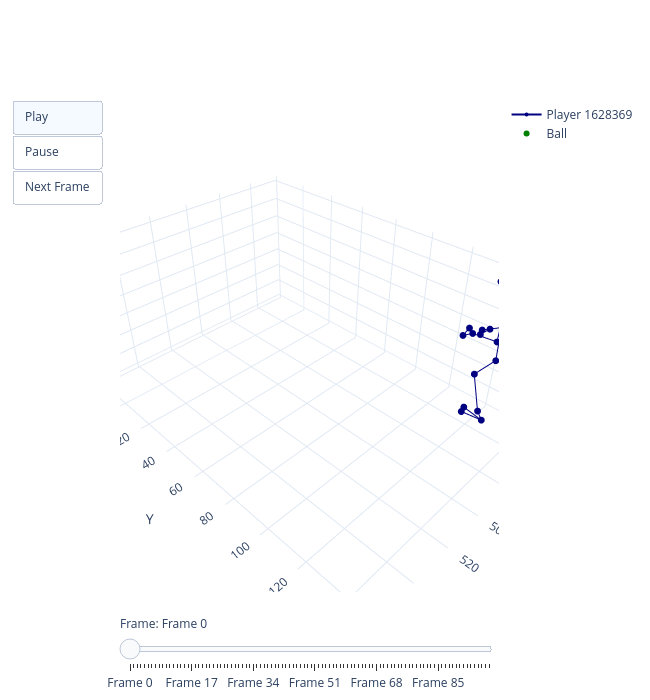

The code cell stored with this chart in its notebook:
### Code cell
create_plotly_anim(reduced_df)

### Figure 1 — Plotly figure (JSON) as saved in the notebook; plotly's stock layout.template omitted (floating-point values rounded to 4 significant figures)
{"data": [{"line": {"color": "navy", "width": 2}, "marker": {"color": "navy", "size": 4}, "mode": "lines+markers", "name": "Player 1628369", "type": "scatter3d", "x": [457.4, 455.0, null, 462.7, 467.5, null, 447.7, 446.5, null, 467.5, 466.1, null, 446.5, 452.5, null, 466.1, 464.0, null, 452.5, 455.5, null, 466.1, 466.3, null, 452.5, 454.1, null, 464.0, 466.3, null, 455.5, 454.1, null, 455.0, 462.7, null, 447.7, 455.0, null, 462.7, 462.9, null, 455.1, 447.7, null, 462.9, 459.0, null, 459.0, 455.1, null, 462.9, 458.8, null, 455.1, 455.5, null, 458.8, 457.6, null, 455.5, 458.2, null, 457.6, 457.6, null, 458.2, 459.1, null, 457.6, 453.7, null, 459.1, 454.7, null, 457.6, 456.8, null, 459.1, 452.9, null, 453.7, 456.8, null, 454.7, 452.9, null], "y": [121.6, 127.1, null, 127.8, 129.8, null, 127.3, 128.1, null, 129.8, 118.6, null, 128.1, 119.0, null, 118.6, 115.8, null, 119.0, 117.1, null, 118.6, 114.8, null, 119.0, 116.0, null, 115.8, 114.8, null, 117.1, 116.0, null, 127.1, 127.8, null, 127.3, 127.1, null, 127.8, 128.9, null, 131.4, 127.3, null, 128.9, 130.3, null, 130.3, 131.4, null, 128.9, 119.2, null, 131.4, 134.0, null, 119.2, 123.5, null, 134.0, 144.7, null, 123.5, 126.1, null, 144.7, 146.6, null, 126.1, 114.9, null, 146.6, 135.9, null, 126.1, 115.6, null, 146.6, 138.5, null, 114.9, 115.6, null, 135.9, 138.5, null], "z": [70.59, 65.21, null, 64.82, 51.71, null, 62.76, 48.73, null, 51.71, 49.6, null, 48.73, 45.44, null, 49.6, 49.85, null, 45.44, 45.56, null, 49.6, 46.91, null, 45.44, 42.13, null, 49.85, 46.91, null, 45.56, 42.13, null, 65.21, 64.82, null, 62.76, 65.21, null, 64.82, 39.98, null, 39.27, 62.76, null, 39.98, 39.95, null, 39.95, 39.27, null, 39.98, 25.64, null, 39.27, 21.67, null, 25.64, 6.817, null, 21.67, 5.799, null, 6.817, 3.091, null, 5.799, 2.277, null, 3.091, 1.41, null, 2.277, 0.543, null, 3.091, 1.112, null, 2.277, 0.792, null, 1.41, 1.112, null, 0.543, 0.792, null]}, {"marker": {"color": "green", "size": 6}, "mode": "markers", "name": "Ball", "type": "scatter3d", "x": [560.6], "y": [-16.17], "z": [50.33]}], "layout": {"height": 700, "scene": {"aspectmode": "data", "aspectratio": {"x": 1, "y": 2, "z": 1}, "camera": {"center": {"x": 0, "y": 0, "z": 0}, "eye": {"x": 1.25, "y": 1.25, "z": 1.25}, "up": {"x": 0, "y": 0, "z": 1}}, "xaxis": {"title": {"text": "X"}}, "yaxis": {"title": {"text": "Y"}}, "zaxis": {"title": {"text": "Z"}}}, "sliders": [{"currentvalue": {"prefix": "Frame: "}, "steps": [{"args": [["frame201460"], {"frame": {"duration": 0, "redraw": true}, "mode": "immediate"}], "label": "Frame 0", "method": "animate"}, {"args": [["frame201461"], {"frame": {"duration": 0, "redraw": true}, "mode": "immediate"}], "label": "Frame 1", "method": "animate"}, {"args": [["frame201462"], {"frame": {"duration": 0, "redraw": true}, "mode": "immediate"}], "label": "Frame 2", "method": "animate"}, {"args": [["frame201463"], {"frame": {"duration": 0, "redraw": true}, "mode": "immediate"}], "label": "Frame 3", "method": "animate"}, {"args": [["frame201464"], {"frame": {"duration": 0, "redraw": true}, "mode": "immediate"}], "label": "Frame 4", "method": "animate"}, {"args": [["frame201465"], {"frame": {"duration": 0, "redraw": true}, "mode": "immediate"}], "label": "Frame 5", "method": "animate"}, {"args": [["frame201466"], {"frame": {"duration": 0, "redraw": true}, "mode": "immediate"}], "label": "Frame 6", "method": "animate"}, {"args": [["frame201467"], {"frame": {"duration": 0, "redraw": true}, "mode": "immediate"}], "label": "Frame 7", "method": "animate"}, {"args": [["frame201468"], {"frame": {"duration": 0, "redraw": true}, "mode": "immediate"}], "label": "Frame 8", "method": "animate"}, {"args": [["frame201469"], {"frame": {"duration": 0, "redraw": true}, "mode": "immediate"}], "label": "Frame 9", "method": "animate"}, {"args": [["frame201470"], {"frame": {"duration": 0, "redraw": true}, "mode": "immediate"}], "label": "Frame 10", "method": "animate"}, {"args": [["frame201471"], {"frame": {"duration": 0, "redraw": true}, "mode": "immediate"}], "label": "Frame 11", "method": "animate"}, {"args": [["frame201472"], {"frame": {"duration": 0, "redraw": true}, "mode": "immediate"}], "label": "Frame 12", "method": "animate"}, {"args": [["frame201473"], {"frame": {"duration": 0, "redraw": true}, "mode": "immediate"}], "label": "Frame 13", "method": "animate"}, {"args": [["frame201474"], {"frame": {"duration": 0, "redraw": true}, "mode": "immediate"}], "label": "Frame 14", "method": "animate"}, {"args": [["frame201475"], {"frame": {"duration": 0, "redraw": true}, "mode": "immediate"}], "label": "Frame 15", "method": "animate"}, {"args": [["frame201476"], {"frame": {"duration": 0, "redraw": true}, "mode": "immediate"}], "label": "Frame 16", "method": "animate"}, {"args": [["frame201477"], {"frame": {"duration": 0, "redraw": true}, "mode": "immediate"}], "label": "Frame 17", "method": "animate"}, {"args": [["frame201478"], {"frame": {"duration": 0, "redraw": true}, "mode": "immediate"}], "label": "Frame 18", "method": "animate"}, {"args": [["frame201479"], {"frame": {"duration": 0, "redraw": true}, "mode": "immediate"}], "label": "Frame 19", "method": "animate"}, {"args": [["frame201480"], {"frame": {"duration": 0, "redraw": true}, "mode": "immediate"}], "label": "Frame 20", "method": "animate"}, {"args": [["frame201481"], {"frame": {"duration": 0, "redraw": true}, "mode": "immediate"}], "label": "Frame 21", "method": "animate"}, {"args": [["frame201482"], {"frame": {"duration": 0, "redraw": true}, "mode": "immediate"}], "label": "Frame 22", "method": "animate"}, {"args": [["frame201483"], {"frame": {"duration": 0, "redraw": true}, "mode": "immediate"}], "label": "Frame 23", "method": "animate"}, {"args": [["frame201484"], {"frame": {"duration": 0, "redraw": true}, "mode": "immediate"}], "label": "Frame 24", "method": "animate"}, {"args": [["frame201485"], {"frame": {"duration": 0, "redraw": true}, "mode": "immediate"}], "label": "Frame 25", "method": "animate"}, {"args": [["frame201486"], {"frame": {"duration": 0, "redraw": true}, "mode": "immediate"}], "label": "Frame 26", "method": "animate"}, {"args": [["frame201487"], {"frame": {"duration": 0, "redraw": true}, "mode": "immediate"}], "label": "Frame 27", "method": "animate"}, {"args": [["frame201488"], {"frame": {"duration": 0, "redraw": true}, "mode": "immediate"}], "label": "Frame 28", "method": "animate"}, {"args": [["frame201489"], {"frame": {"duration": 0, "redraw": true}, "mode": "immediate"}], "label": "Frame 29", "method": "animate"}, {"args": [["frame201490"], {"frame": {"duration": 0, "redraw": true}, "mode": "immediate"}], "label": "Frame 30", "method": "animate"}, {"args": [["frame201491"], {"frame": {"duration": 0, "redraw": true}, "mode": "immediate"}], "label": "Frame 31", "method": "animate"}, {"args": [["frame201492"], {"frame": {"duration": 0, "redraw": true}, "mode": "immediate"}], "label": "Frame 32", "method": "animate"}, {"args": [["frame201493"], {"frame": {"duration": 0, "redraw": true}, "mode": "immediate"}], "label": "Frame 33", "method": "animate"}, {"args": [["frame201494"], {"frame": {"duration": 0, "redraw": true}, "mode": "immediate"}], "label": "Frame 34", "method": "animate"}, {"args": [["frame201495"], {"frame": {"duration": 0, "redraw": true}, "mode": "immediate"}], "label": "Frame 35", "method": "animate"}, {"args": [["frame201496"], {"frame": {"duration": 0, "redraw": true}, "mode": "immediate"}], "label": "Frame 36", "method": "animate"}, {"args": [["frame201497"], {"frame": {"duration": 0, "redraw": true}, "mode": "immediate"}], "label": "Frame 37", "method": "animate"}, {"args": [["frame201498"], {"frame": {"duration": 0, "redraw": true}, "mode": "immediate"}], "label": "Frame 38", "method": "animate"}, {"args": [["frame201499"], {"frame": {"duration": 0, "redraw": true}, "mode": "immediate"}], "label": "Frame 39", "method": "animate"}, {"args": [["frame201500"], {"frame": {"duration": 0, "redraw": true}, "mode": "immediate"}], "label": "Frame 40", "method": "animate"}, {"args": [["frame201501"], {"frame": {"duration": 0, "redraw": true}, "mode": "immediate"}], "label": "Frame 41", "method": "animate"}, {"args": [["frame201502"], {"frame": {"duration": 0, "redraw": true}, "mode": "immediate"}], "label": "Frame 42", "method": "animate"}, {"args": [["frame201503"], {"frame": {"duration": 0, "redraw": true}, "mode": "immediate"}], "label": "Frame 43", "method": "animate"}, {"args": [["frame201504"], {"frame": {"duration": 0, "redraw": true}, "mode": "immediate"}], "label": "Frame 44", "method": "animate"}, {"args": [["frame201505"], {"frame": {"duration": 0, "redraw": true}, "mode": "immediate"}], "label": "Frame 45", "method": "animate"}, {"args": [["frame201506"], {"frame": {"duration": 0, "redraw": true}, "mode": "immediate"}], "label": "Frame 46", "method": "animate"}, {"args": [["frame201507"], {"frame": {"duration": 0, "redraw": true}, "mode": "immediate"}], "label": "Frame 47", "method": "animate"}, {"args": [["frame201508"], {"frame": {"duration": 0, "redraw": true}, "mode": "immediate"}], "label": "Frame 48", "method": "animate"}, {"args": [["frame201509"], {"frame": {"duration": 0, "redraw": true}, "mode": "immediate"}], "label": "Frame 49", "method": "animate"}, {"args": [["frame201510"], {"frame": {"duration": 0, "redraw": true}, "mode": "immediate"}], "label": "Frame 50", "method": "animate"}, {"args": [["frame201511"], {"frame": {"duration": 0, "redraw": true}, "mode": "immediate"}], "label": "Frame 51", "method": "animate"}, {"args": [["frame201512"], {"frame": {"duration": 0, "redraw": true}, "mode": "immediate"}], "label": "Frame 52", "method": "animate"}, {"args": [["frame201513"], {"frame": {"duration": 0, "redraw": true}, "mode": "immediate"}], "label": "Frame 53", "method": "animate"}, {"args": [["frame201514"], {"frame": {"duration": 0, "redraw": true}, "mode": "immediate"}], "label": "Frame 54", "method": "animate"}, {"args": [["frame201515"], {"frame": {"duration": 0, "redraw": true}, "mode": "immediate"}], "label": "Frame 55", "method": "animate"}, {"args": [["frame201516"], {"frame": {"duration": 0, "redraw": true}, "mode": "immediate"}], "label": "Frame 56", "method": "animate"}, {"args": [["frame201517"], {"frame": {"duration": 0, "redraw": true}, "mode": "immediate"}], "label": "Frame 57", "method": "animate"}, {"args": [["frame201518"], {"frame": {"duration": 0, "redraw": true}, "mode": "immediate"}], "label": "Frame 58", "method": "animate"}, {"args": [["frame201519"], {"frame": {"duration": 0, "redraw": true}, "mode": "immediate"}], "label": "Frame 59", "method": "animate"}, {"args": [["frame201520"], {"frame": {"duration": 0, "redraw": true}, "mode": "immediate"}], "label": "Frame 60", "method": "animate"}, {"args": [["frame201521"], {"frame": {"duration": 0, "redraw": true}, "mode": "immediate"}], "label": "Frame 61", "method": "animate"}, {"args": [["frame201522"], {"frame": {"duration": 0, "redraw": true}, "mode": "immediate"}], "label": "Frame 62", "method": "animate"}, {"args": [["frame201523"], {"frame": {"duration": 0, "redraw": true}, "mode": "immediate"}], "label": "Frame 63", "method": "animate"}, {"args": [["frame201524"], {"frame": {"duration": 0, "redraw": true}, "mode": "immediate"}], "label": "Frame 64", "method": "animate"}, {"args": [["frame201525"], {"frame": {"duration": 0, "redraw": true}, "mode": "immediate"}], "label": "Frame 65", "method": "animate"}, {"args": [["frame201526"], {"frame": {"duration": 0, "redraw": true}, "mode": "immediate"}], "label": "Frame 66", "method": "animate"}, {"args": [["frame201527"], {"frame": {"duration": 0, "redraw": true}, "mode": "immediate"}], "label": "Frame 67", "method": "animate"}, {"args": [["frame201528"], {"frame": {"duration": 0, "redraw": true}, "mode": "immediate"}], "label": "Frame 68", "method": "animate"}, {"args": [["frame201529"], {"frame": {"duration": 0, "redraw": true}, "mode": "immediate"}], "label": "Frame 69", "method": "animate"}, {"args": [["frame201530"], {"frame": {"duration": 0, "redraw": true}, "mode": "immediate"}], "label": "Frame 70", "method": "animate"}, {"args": [["frame201531"], {"frame": {"duration": 0, "redraw": true}, "mode": "immediate"}], "label": "Frame 71", "method": "animate"}, {"args": [["frame201532"], {"frame": {"duration": 0, "redraw": true}, "mode": "immediate"}], "label": "Frame 72", "method": "animate"}, {"args": [["frame201533"], {"frame": {"duration": 0, "redraw": true}, "mode": "immediate"}], "label": "Frame 73", "method": "animate"}, {"args": [["frame201534"], {"frame": {"duration": 0, "redraw": true}, "mode": "immediate"}], "label": "Frame 74", "method": "animate"}, {"args": [["frame201535"], {"frame": {"duration": 0, "redraw": true}, "mode": "immediate"}], "label": "Frame 75", "method": "animate"}, {"args": [["frame201536"], {"frame": {"duration": 0, "redraw": true}, "mode": "immediate"}], "label": "Frame 76", "method": "animate"}, {"args": [["frame201537"], {"frame": {"duration": 0, "redraw": true}, "mode": "immediate"}], "label": "Frame 77", "method": "animate"}, {"args": [["frame201538"], {"frame": {"duration": 0, "redraw": true}, "mode": "immediate"}], "label": "Frame 78", "method": "animate"}, {"args": [["frame201539"], {"frame": {"duration": 0, "redraw": true}, "mode": "immediate"}], "label": "Frame 79", "method": "animate"}, {"args": [["frame201540"], {"frame": {"duration": 0, "redraw": true}, "mode": "immediate"}], "label": "Frame 80", "method": "animate"}, {"args": [["frame201541"], {"frame": {"duration": 0, "redraw": true}, "mode": "immediate"}], "label": "Frame 81", "method": "animate"}, {"args": [["frame201542"], {"frame": {"duration": 0, "redraw": true}, "mode": "immediate"}], "label": "Frame 82", "method": "animate"}, {"args": [["frame201543"], {"frame": {"duration": 0, "redraw": true}, "mode": "immediate"}], "label": "Frame 83", "method": "animate"}, {"args": [["frame201544"], {"frame": {"duration": 0, "redraw": true}, "mode": "immediate"}], "label": "Frame 84", "method": "animate"}, {"args": [["frame201545"], {"frame": {"duration": 0, "redraw": true}, "mode": "immediate"}], "label": "Frame 85", "method": "animate"}, {"args": [["frame201546"], {"frame": {"duration": 0, "redraw": true}, "mode": "immediate"}], "label": "Frame 86", "method": "animate"}, {"args": [["frame201547"], {"frame": {"duration": 0, "redraw": true}, "mode": "immediate"}], "label": "Frame 87", "method": "animate"}, {"args": [["frame201548"], {"frame": {"duration": 0, "redraw": true}, "mode": "immediate"}], "label": "Frame 88", "method": "animate"}, {"args": [["frame201549"], {"frame": {"duration": 0, "redraw": true}, "mode": "immediate"}], "label": "Frame 89", "method": "animate"}, {"args": [["frame201550"], {"frame": {"duration": 0, "redraw": true}, "mode": "immediate"}], "label": "Frame 90", "method": "animate"}, {"args": [["frame201551"], {"frame": {"duration": 0, "redraw": true}, "mode": "immediate"}], "label": "Frame 91", "method": "animate"}, {"args": [["frame201552"], {"frame": {"duration": 0, "redraw": true}, "mode": "immediate"}], "label": "Frame 92", "method": "animate"}, {"args": [["frame201553"], {"frame": {"duration": 0, "redraw": true}, "mode": "immediate"}], "label": "Frame 93", "method": "animate"}, {"args": [["frame201554"], {"frame": {"duration": 0, "redraw": true}, "mode": "immediate"}], "label": "Frame 94", "method": "animate"}, {"args": [["frame201555"], {"frame": {"duration": 0, "redraw": true}, "mode": "immediate"}], "label": "Frame 95", "method": "animate"}, {"args": [["frame201556"], {"frame": {"duration": 0, "redraw": true}, "mode": "immediate"}], "label": "Frame 96", "method": "animate"}, {"args": [["frame201557"], {"frame": {"duration": 0, "redraw": true}, "mode": "immediate"}], "label": "Frame 97", "method": "animate"}, {"args": [["frame201558"], {"frame": {"duration": 0, "redraw": true}, "mode": "immediate"}], "label": "Frame 98", "method": "animate"}, {"args": [["frame201559"], {"frame": {"duration": 0, "redraw": true}, "mode": "immediate"}], "label": "Frame 99", "method": "animate"}]}], "title": {"text": ""}, "updatemenus": [{"buttons": [{"args": [null, {"frame": {"duration": 100, "redraw": true}, "fromcurrent": true, "transition": {"duration": 300}}], "label": "Play", "method": "animate"}, {"args": [[null], {"frame": {"duration": 0, "redraw": false}, "mode": "immediate", "transition": {"duration": 0}}], "label": "Pause", "method": "animate"}, {"args": [null, {"frame": {"duration": 0, "redraw": true}, "fromcurrent": true, "transition": {"duration": 0}}], "label": "Next Frame", "method": "animate"}], "type": "buttons"}], "width": 650}}
